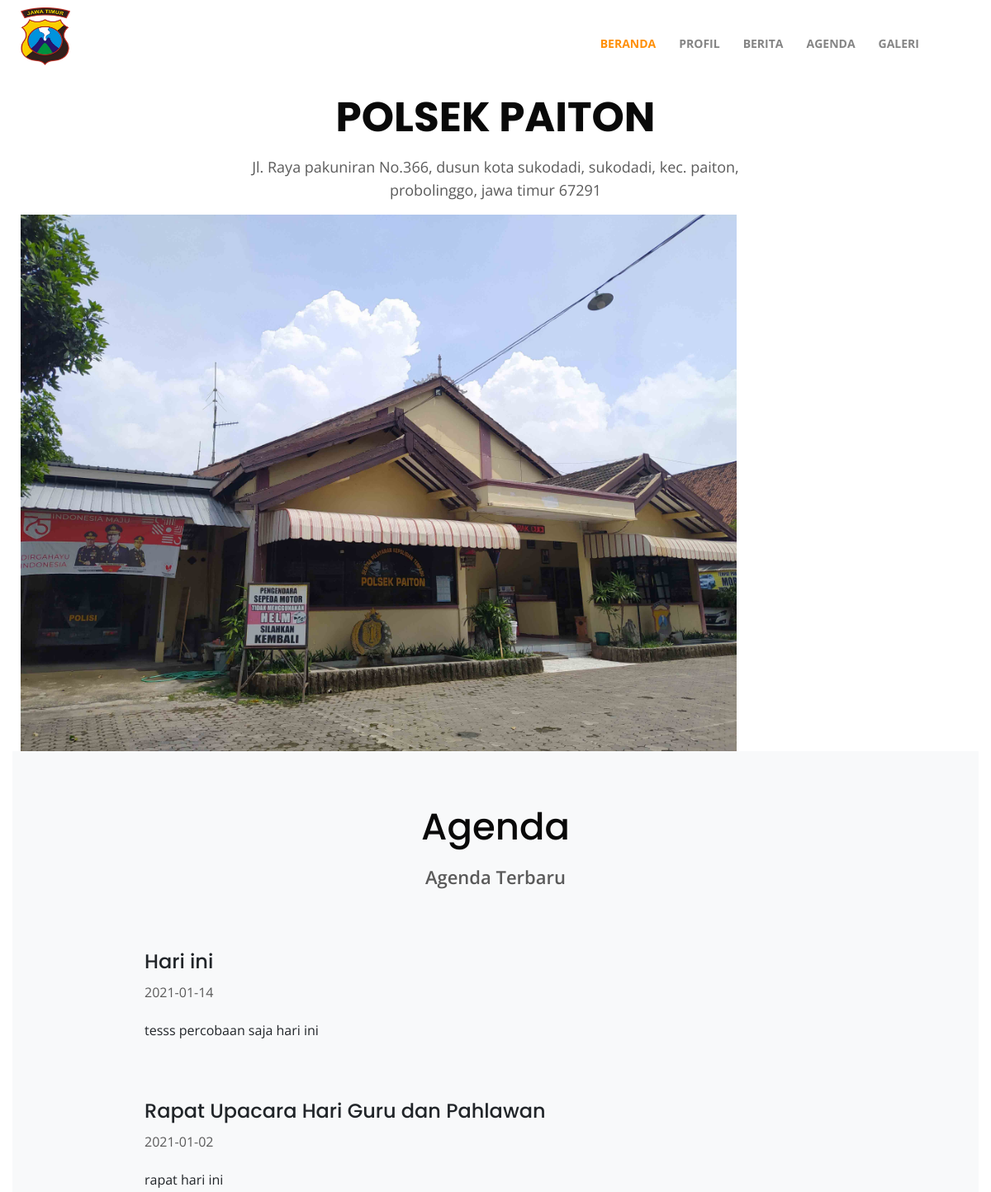
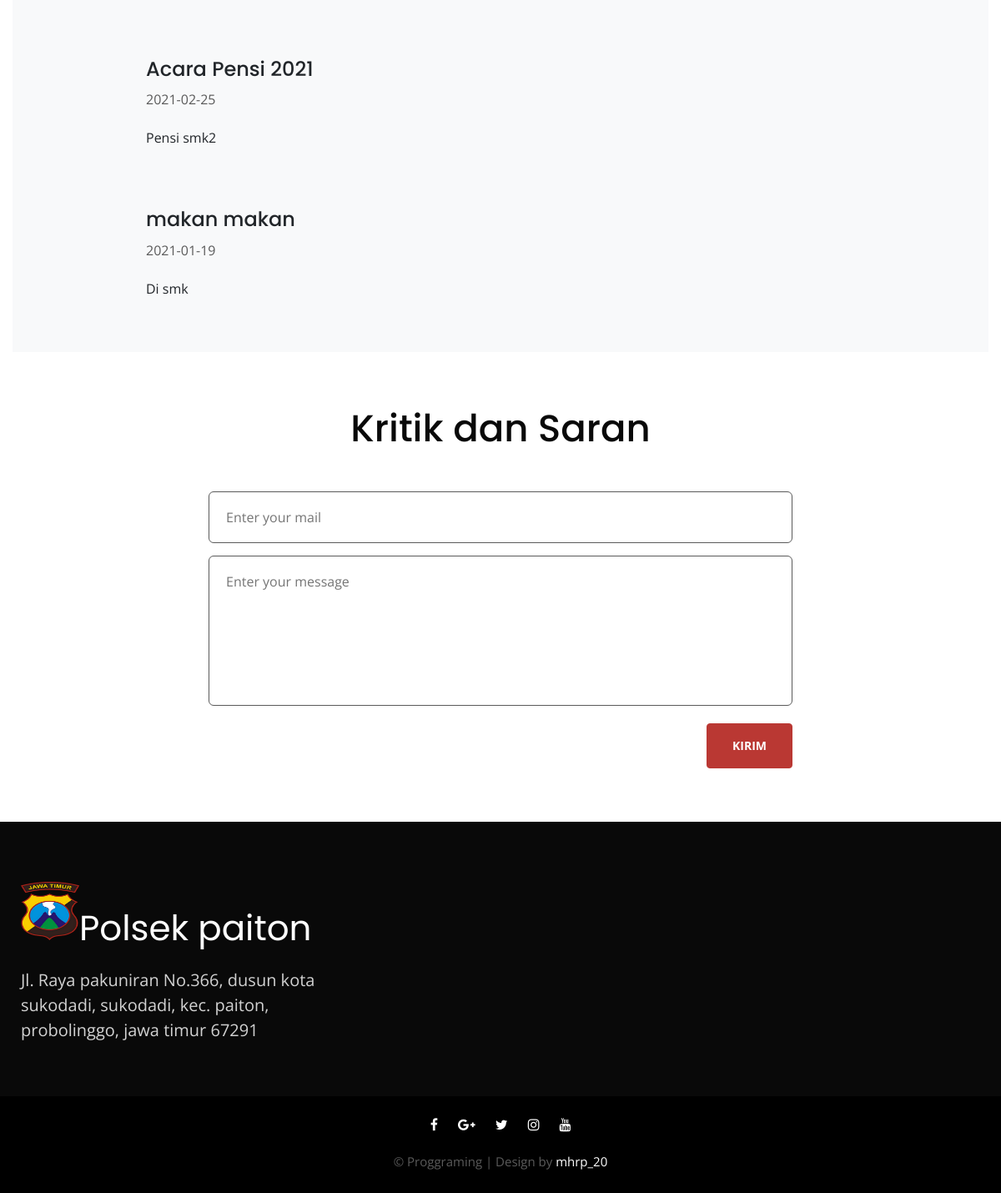
Screenshot of /user/?hal=agenda with the database file from the repository (2 pictures, top to bottom).
### tables this page shows
CREATE TABLE `tbagenda` (
  `id_agenda` tinyint(1) NOT NULL,
  `judul_agenda` text NOT NULL,
  `content_agenda` text NOT NULL,
  `tanggal` date NOT NULL,
  `id_user` tinyint(1) NOT NULL
);

### user/hal/agenda.php (the view)
<section class="w3l-index-block4">
  <div class="feature-16-main py-5">
    <div class="container py-lg-3">
      <div class="header-section text-center">
        <h3>Agenda</h3>
        <p class="mt-3 mb-5">Agenda Terbaru</p>
      </div>
      <?php
              $sql ="Select * from tbagenda";
              $q = mysqli_query($k,$sql);
              while($r = mysqli_fetch_assoc($q)){
      ?>
      <div class="features-grids">
      <div class="row mt-md-5 mt-4">
        <div class="col-md-12 mx-auto">
              <div class="feature-16-gd-info">
                <h4 class="mt-4 mb-2"><?=$r['judul_agenda']?></h4>
                <p><?=$r['tanggal']?></p>
                <ul>
                <a class="course-desc"><?=$r['content_agenda']?></a>
                </ul>
              </div>
            </div>
          </div>
          <?php } ?>
        </div>
      </div>
    </div>
  </div>
</section>

### user/index.php (shortened to what this page needs)
<!doctype html>
<html lang="en">
<head>
  <link href="assets/css/style-starter.css?version=<?php echo filemtime('assets/css/style-starter.css'); ?>" rel="stylesheet">
</head>
<body>
  <header class="w3l-header">
    <div class="hero-header-11">
      <div class="hero-header-11-content">
        <div class="container">
          <nav class="navbar navbar-expand-sm navbar-light py-md-1 py-0 px-0">
            <a class="navbar-brand" href="index.php"><img src="assets/images/logopolsek.png" width="60px" height="70px" alt="logo" /></a>
            <div class="collapse navbar-collapse" id="navbarSupportedContent">
              <ul class="navbar-nav ml-auto mr-5">
                <li class="nav-item active">
                  <a class="nav-link" href=".">beranda<span class="sr-only">(current)</span></a>
                </li>
                <li class="nav-item @@about-active">
                  <a class="nav-link" href=".?hal=biodata">Profil</a>
                </li>
                <li class="nav-item @@about-active">
                  <a class="nav-link" href=".?hal=berita">Berita</a>
                </li>
                <li class="nav-item @@services-active">
                  <a class="nav-link" href=".?hal=agenda">Agenda</a>
                </li>
                <li class="nav-item @@contact-active">
                  <a class="nav-link" href=".?hal=galeri">Galeri</a>
                </li>
              </ul>
            </div>
          </nav>
        </div>
      </div>
    </div>
  </header>
  <section class="w3l-main-banner">
    <div class="companies20-content">
      <div class="companies-wrapper">
        <div class="container">
          <div class="banner-item">
            <div class="banner-info text-center">
              <h3 class="banner-text">
                POLSEK PAITON
              </h3>
              <p class="my-2 mb-sm-3">
                Jl. Raya pakuniran No.366, dusun kota sukodadi, sukodadi, kec. paiton, probolinggo, jawa timur 67291
</p>
            </div>
            <div class="banner-view">
            </div>
          </div>
        </div>
      </div>
    </div>
  </section>
  <div class="container-fluid">
    <?php
    $hal = @$_GET['hal'];
    $beranda = "hal/beranda.php";
    $p = "hal/$hal.php";
    if (!empty($hal) & file_exists($p)) {
      include "$p";
    } else {
      include "$beranda";
    }
    ?>
  </div>
  <section class="w3l-contacts-12" id="contact">
    <div class="container py-5">
      <div class="contacts12-main py-md-3">
        <div class="header-section text-center">
          <h3 class="mb-md-5 mb-4">Kritik dan Saran
        </div>
        <form action="" method="post">
          <div class="main-input">
            <input type="text" name="xmail" placeholder="Enter your mail" class="contact-input" required="" />
            <textarea class="contact-textarea contact-input" name="xpesan" placeholder="Enter your message" required=""></textarea>
          </div>
          <div class="text-right">
            <input type="submit" name="kirim" value="Kirim" class="btn-secondary btn theme-button">
          </div>
        </form>
      </div>
    </div>
    <footer class="w3l-footer-29-main" id="footer">
      <div class="footer-29 py-5">
        <div class="container pb-lg-3">
          <div class="row footer-top-29">
            <div class="col-lg-4 col-md-6 footer-list-29 footer-1 mt-md-4">
              <a class="footer-logo mb-md-3 mb-2" href="#url"><img src="assets/images/logopolsek.png" width="70px" height="70px" alt="60" />Polsek paiton</a>
              <p>Jl. Raya pakuniran No.366, dusun kota sukodadi, sukodadi, kec. paiton, probolinggo, jawa timur 67291</p>
            </div>
          </div>
        </div>
      </div>
      <div id="footers14-block" class="py-3">
        <div class="container">
          <div class="footers14-bottom text-center">
            <div class="social">
              <a href="#facebook" class="facebook"><span class="fa fa-facebook" target="_blank" aria-hidden="true"></span></a>
              <a href="#google" class="google"><span class="fa fa-google-plus" target="_blank" aria-hidden="true"></span></a>
              <a href="#twitter" class="twitter"><span class="fa fa-twitter" target="_blank" aria-hidden="true"></span></a>
              <a href="https://instagram.com/mhrp_wfc?igshid=YmMyMTA2M2Y="  target="_blank" class="instagram"><span class="fa fa-instagram" aria-hidden="true"></span></a>
              <a href="https://www.youtube.com/channel/UCOvhaCTftojD9M2u1AAkAnw" target="_blank" class="youtube"><span class="fa fa-youtube" target="_blank" aria-hidden="true"></span></a>
            </div>
            <div class="copyright mt-1">
              <p>&copy; Proggraming | Design by <a href="https://w3layouts.com/">mhrp_20</a></p>
            </div>
          </div>
        </div>
      </div>
    </footer>
</body>
</html>

### rows the page displays
tbagenda: judul_agenda "Hari ini", tanggal "2021-01-14", content_agenda "tesss percobaan saja hari ini"
tbagenda: judul_agenda "Rapat Upacara Hari Guru dan Pahlawan", tanggal "2021-01-02", content_agenda "rapat hari ini"
tbagenda: judul_agenda "Acara Pensi 2021", tanggal "2021-02-25", content_agenda "Pensi smk2"
tbagenda: judul_agenda "makan makan", tanggal "2021-01-19", content_agenda "Di smk"
